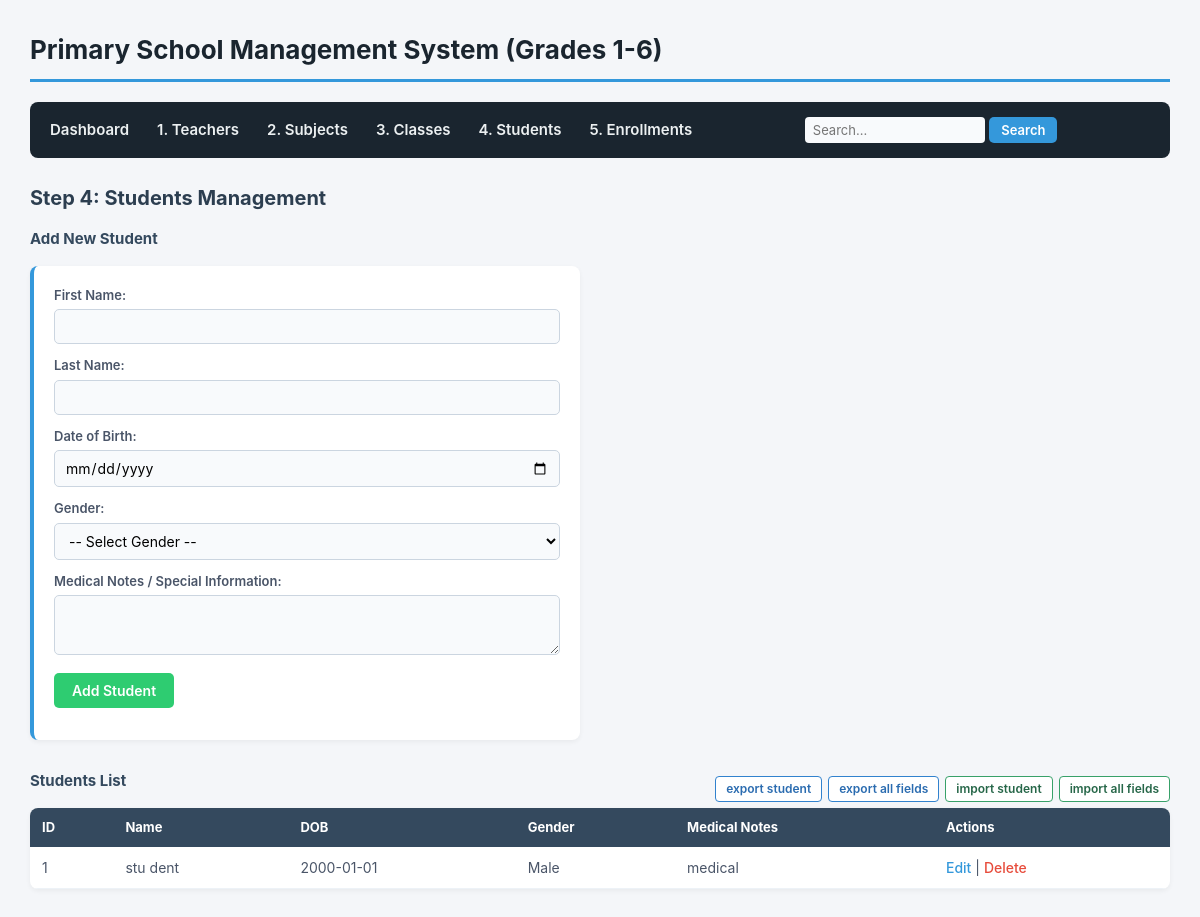
The page /students.php on the database as committed earlier.
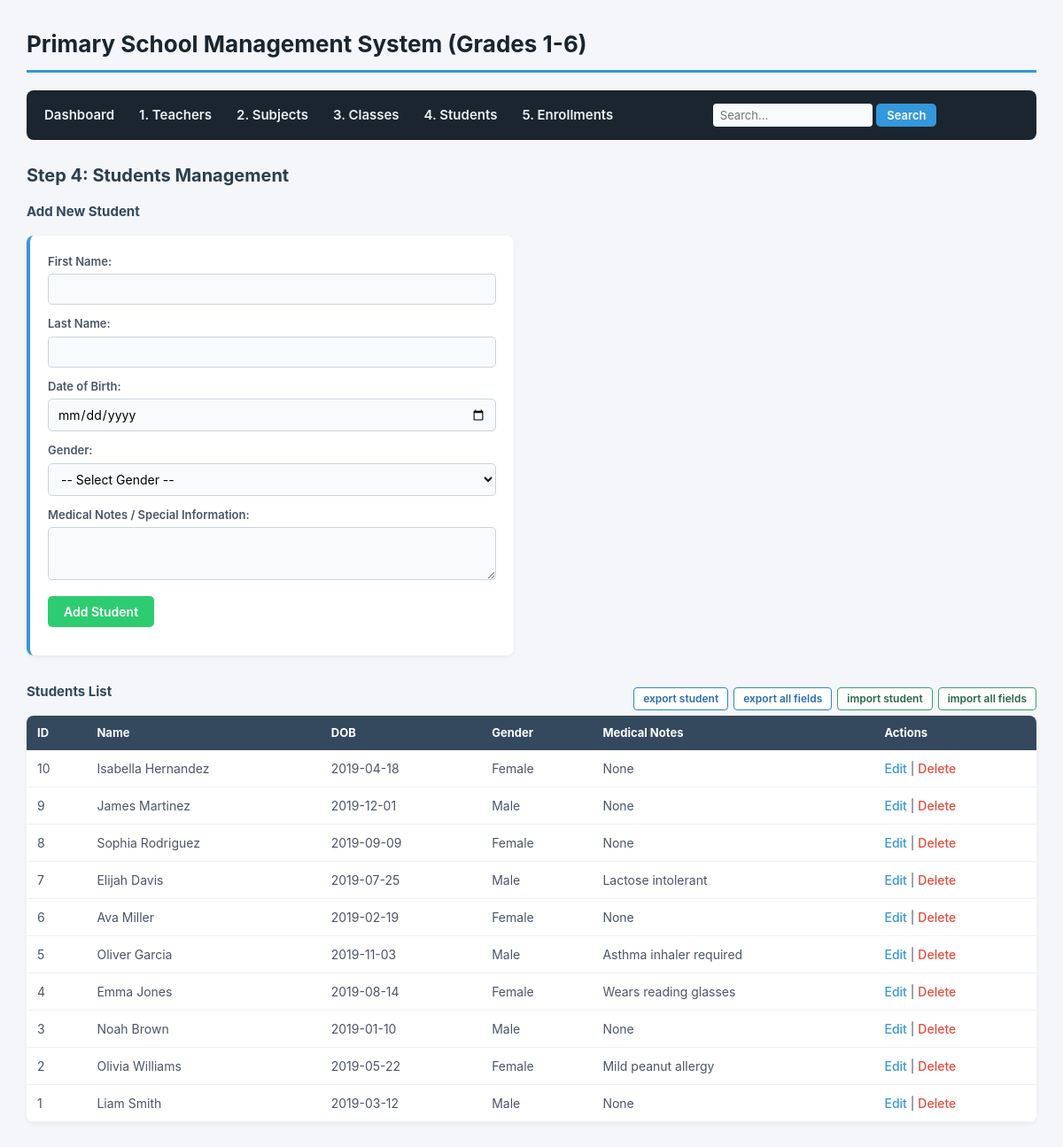
The same page on the database as committed later.
### tables this page shows
CREATE TABLE `students` (
  `student_id` int(11) NOT NULL,
  `first_name` varchar(50) NOT NULL,
  `last_name` varchar(50) NOT NULL,
  `dob` date NOT NULL,
  `gender` enum('Male','Female','Other') NOT NULL,
  `admission_date` date DEFAULT curdate(),
  `medical_notes` text DEFAULT NULL,
  `is_active` tinyint(1) DEFAULT 1
);

### students.php (the view, shortened to what this page needs)
<?php
require_once 'db.php';
$edit_student = isset($_GET['edit']) ? $pdo->prepare("SELECT * FROM students WHERE student_id = ?") : null;
$students = $pdo->query("SELECT * FROM students ORDER BY student_id DESC")->fetchAll();
include 'header.php';
?>
<h2>Step 4: Students Management</h2>
<h3><?= $edit_student ? 'Edit Student' : 'Add New Student' ?></h3>
<form action="students.php" method="POST">
    <p>
        <label>First Name:</label>
        <input type="text" name="first_name" value="<?= $edit_student['first_name'] ?? '' ?>" required>
    </p>
    <p>
        <label>Last Name:</label>
        <input type="text" name="last_name" value="<?= $edit_student['last_name'] ?? '' ?>" required>
    </p>
    <p>
        <label>Date of Birth:</label>
        <input type="date" name="dob" value="<?= $edit_student['dob'] ?? '' ?>" required>
    </p>
    <p>
        <label>Gender:</label>
        <select name="gender" required>
            <option value="">-- Select Gender --</option>
        </select>
    </p>
    <p>
        <label>Medical Notes / Special Information:</label>
        <textarea name="medical_notes"><?= $edit_student['medical_notes'] ?? '' ?></textarea>
    </p>
    <p>
        <button type="submit" name="save_student"><?= $edit_student ? 'Update Student' : 'Add Student' ?></button>
    </p>
</form>
<div style="display: flex; justify-content: space-between; align-items: center; margin-top: 30px;">
    <h3>Students List</h3>
    <div style="display: flex; gap: 6px;">
        <a href="db_tools.php?action=export_data&table=students" class="btn-tool btn-tool-export">export student</a>
        <a href="db_tools.php?action=export_data&table=all" class="btn-tool btn-tool-export">export all fields</a>
        <button type="button" class="btn-tool btn-tool-import" onclick="openImportModal('Import Students Data', 'students')">import student</button>
        <button type="button" class="btn-tool btn-tool-import" onclick="openImportModal('Import All Database Data', 'all')">import all fields</button>
    </div>
</div>
<table>
    <thead>
        <tr><th>ID</th><th>Name</th><th>DOB</th><th>Gender</th><th>Medical Notes</th><th>Actions</th></tr>
    </thead>
    <tbody>
        <?php foreach ($students as $s): ?>
            <tr>
                <td><?= $s['student_id'] ?></td>
                <td><?= htmlspecialchars($s['first_name'] . ' ' . $s['last_name']) ?></td>
                <td><?= htmlspecialchars($s['dob']) ?></td>
                <td><?= htmlspecialchars($s['gender']) ?></td>
                <td><?= htmlspecialchars($s['medical_notes'] ?? 'None') ?></td>
                <td>
                    <a href="students.php?edit=<?= $s['student_id'] ?>">Edit</a> |
                    <a href="students.php?delete=<?= $s['student_id'] ?>" class="btn-delete" onclick="return confirm('Delete this student?')">Delete</a>
                </td>
            </tr>
        <?php endforeach; ?>
    </tbody>
</table>
</body>
</html>

### header.php (shortened to what this page needs)
<!DOCTYPE html>
<html lang="en">
<head>
    <link rel="stylesheet" href="style.css">
</head>
<body>
<h1>Primary School Management System (Grades 1-6)</h1>
<nav>
    <div class="nav-links">
        <a href="index.php">Dashboard</a>
        <a href="teachers.php">1. Teachers</a>
        <a href="subjects.php">2. Subjects</a>
        <a href="classes.php">3. Classes</a>
        <a href="students.php">4. Students</a>
        <a href="enroll.php">5. Enrollments</a>
    </div>
    <div class="header-tools">
        <div class="search-container">
            <form action="search.php" method="GET" class="search-form" style="margin:0; padding:0; background:none; border:none; box-shadow:none;">
                <input type="text" id="live-search-input" name="q" placeholder="Search..." autocomplete="off" value="<?= htmlspecialchars($_GET['q'] ?? '') ?>" required>
                <button type="submit">Search</button>
            </form>
        </div>
    </div>
</nav>

### style.css (style rules this page uses)
* { box-sizing: border-box; margin: 0; padding: 0; font-family: -apple-system, BlinkMacSystemFont, "Segoe UI", Roboto, Arial, sans-serif; }
body { background-color: #f4f6f9; color: #333; padding: 30px; line-height: 1.5; }
nav { background-color: #1a252f; padding: 15px 20px; border-radius: 8px; margin-bottom: 25px; }
nav a { color: #ecf0f1; text-decoration: none; margin-right: 20px; font-weight: 600; font-size: 15px; }
h1 { color: #1a252f; margin-bottom: 20px; font-size: 26px; border-bottom: 3px solid #3498db; padding-bottom: 10px; }
h2 { color: #2c3e50; margin-bottom: 15px; font-size: 20px; }
h3 { color: #34495e; margin-bottom: 15px; font-size: 15px; }
form { background-color: #ffffff; padding: 20px; border-radius: 8px; box-shadow: 0 2px 5px rgba(0,0,0,0.05); margin-bottom: 25px; max-width: 550px; border-left: 4px solid #3498db; }
form p { margin-bottom: 12px; }
label { font-weight: 600; font-size: 13px; color: #4a5568; display: block; margin-bottom: 4px; }
input[type="text"], input[type="email"], input[type="date"], select, textarea { width: 100%; padding: 8px 10px; border: 1px solid #cbd5e0; border-radius: 5px; font-size: 14px; background-color: #f8fafc; }
textarea { resize: vertical; min-height: 60px; }
button[type="submit"] { background-color: #2ecc71; color: white; border: none; padding: 9px 18px; font-size: 14px; font-weight: 600; border-radius: 5px; cursor: pointer; }
table { width: 100%; border-collapse: collapse; background-color: #ffffff; border-radius: 8px; overflow: hidden; box-shadow: 0 2px 5px rgba(0,0,0,0.05); margin-bottom: 20px; }
th { background-color: #34495e; color: #ffffff; text-align: left; padding: 10px 12px; font-size: 13px; }
td { padding: 10px 12px; border-bottom: 1px solid #edf2f7; font-size: 14px; color: #4a5568; }
a { color: #3498db; text-decoration: none; font-weight: 500; }
a.btn-delete { color: #e74c3c; }
.search-form { display: inline-block; float: right; }
.search-form input[type="text"] { width: 180px; padding: 5px 8px; border-radius: 4px; border: none; font-size: 13px; }
.search-form button { background-color: #3498db; padding: 5px 12px; font-size: 13px; }
nav::after { content: ""; clear: both; display: table; }
nav { position: relative; }
.search-container { position: relative; float: right; }
nav { display: flex; align-items: center; justify-content: space-between; flex-wrap: wrap; gap: 10px; }
.nav-links { display: flex; align-items: center; gap: 8px; }
.header-tools { display: flex; align-items: center; gap: 6px; }
.btn-tool { padding: 6px 10px; font-size: 12px; font-weight: 600; border-radius: 4px; border: 1px solid #cbd5e0; background-color: #ffffff; color: #2d3748; cursor: pointer; text-decoration: none; line-height: 1; }
.btn-tool-export { border-color: #3182ce; color: #2b6cb0; }
.btn-tool-import { border-color: #38a169; color: #276749; }

Rows that differ between the two databases and show on the page:
added students: student_id "10", first_name+last_name "Isabella Hernandez", dob "2019-04-18", gender "Female", medical_notes "None"
added students: student_id "9", first_name+last_name "James Martinez", dob "2019-12-01", gender "Male", medical_notes "None"
added students: student_id "8", first_name+last_name "Sophia Rodriguez", dob "2019-09-09", gender "Female", medical_notes "None"
added students: student_id "7", first_name+last_name "Elijah Davis", dob "2019-07-25", gender "Male", medical_notes "Lactose intolerant"
added students: student_id "6", first_name+last_name "Ava Miller", dob "2019-02-19", gender "Female", medical_notes "None"
added students: student_id "5", first_name+last_name "Oliver Garcia", dob "2019-11-03", gender "Male", medical_notes "Asthma inhaler required"
added students: student_id "4", first_name+last_name "Emma Jones", dob "2019-08-14", gender "Female", medical_notes "Wears reading glasses"
added students: student_id "3", first_name+last_name "Noah Brown", dob "2019-01-10", gender "Male", medical_notes "None"
added students: student_id "2", first_name+last_name "Olivia Williams", dob "2019-05-22", gender "Female", medical_notes "Mild peanut allergy"
changed students id 1: first_name+last_name "stu dent" → "Liam Smith"; dob "2000-01-01" → "2019-03-12"; medical_notes "medical" → "None"
